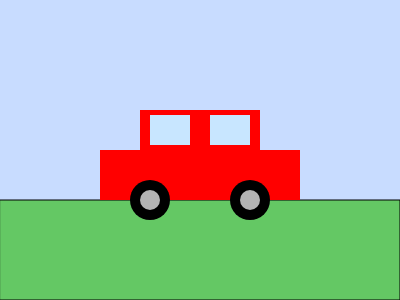
Frame 1 (no input)
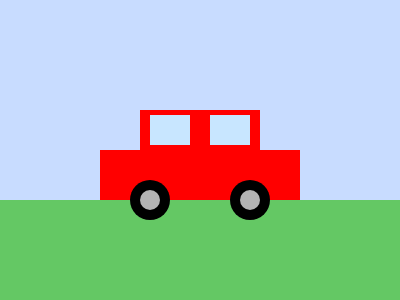
Frame 60 (no input)
Frame 120 (the mouse pressed at the canvas centre since frame 60): identical to frame 60, image omitted

The p5.js sketch that drew these frames (run headless with seeded random() and noise() and a simulated clock; from frame 60 on, the mouse is pressed at the canvas centre):

// p5.js sketch
// ── sketch.js
function setup() {
  createCanvas(400, 300);
}

function draw() {
  background(200, 220, 255); // sky

  // the ground
  fill(100, 200, 100);
  rect(0, 200, width, 100);

  // car body
  noStroke()
  fill(255, 0, 0);
  rect(100, 150, 200, 50); // main body

  // car top
  rect(140, 110, 120, 40);

  // windows
  fill(200, 230, 255);
  rect(150, 115, 40, 30);
  rect(210, 115, 40, 30);

  // wheels
  fill(0);
  ellipse(150, 200, 40, 40);
  ellipse(250, 200, 40, 40);

  // rims for wheel
  fill(180);
  ellipse(150, 200, 20, 20);
  ellipse(250, 200, 20, 20);
}
